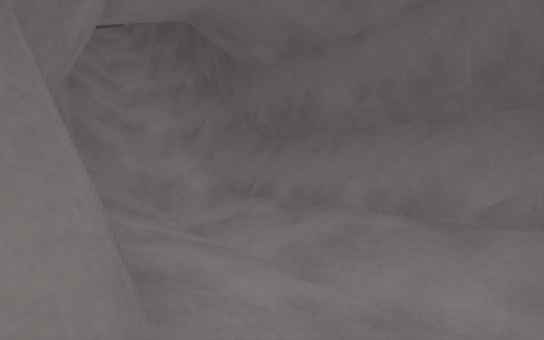
view 1 (above)

24 first-person views from a walk through a 3-D level made in the Unity game engine. The camera is 1.2 m above the floor, looks level and sees 85° across. The floor is counted in squares, 2 m on a side. Each view is taken from the middle of a square. On the plan, view 1 faces up. The plan holds only what a view shows up to about 9 squares ahead; the rest is blank. The place goes on beyond the plan. The player character is not drawn. Some animated figures are left out.

view 2
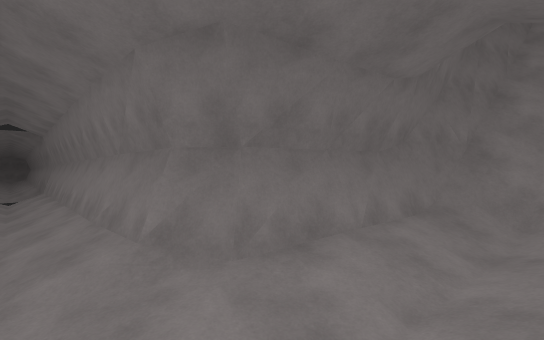

view 3
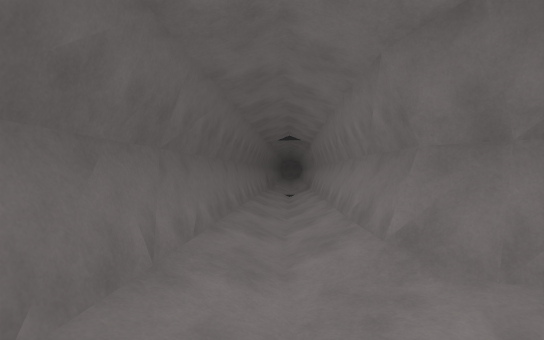

view 4
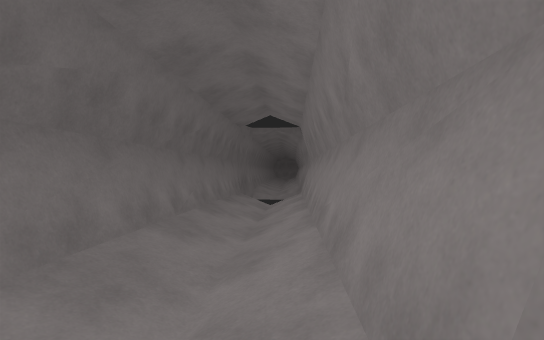

view 5
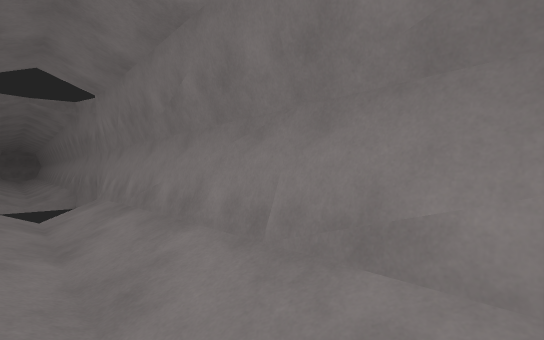

view 6
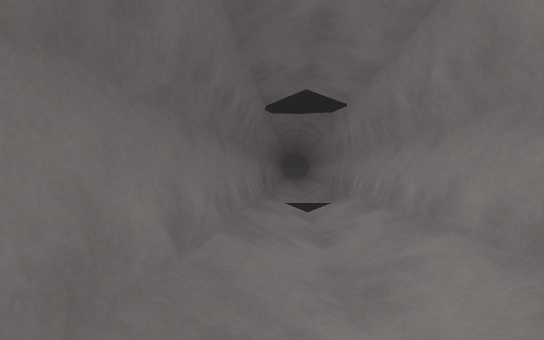

view 7
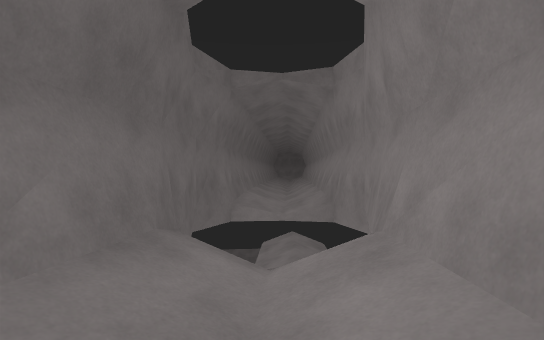

view 8
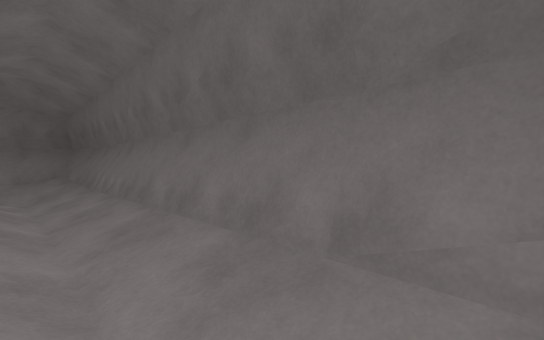

view 9
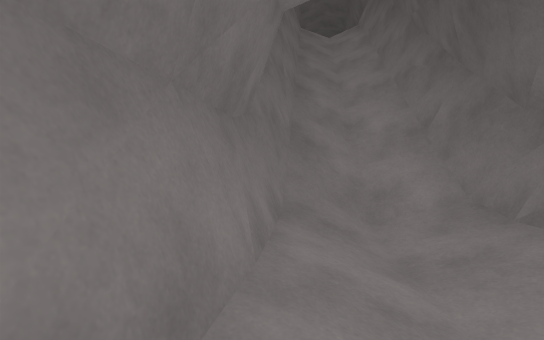

view 10
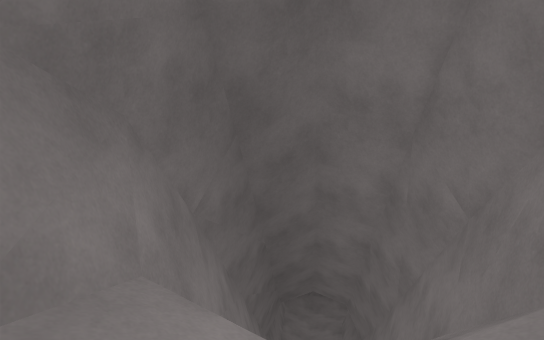

view 11
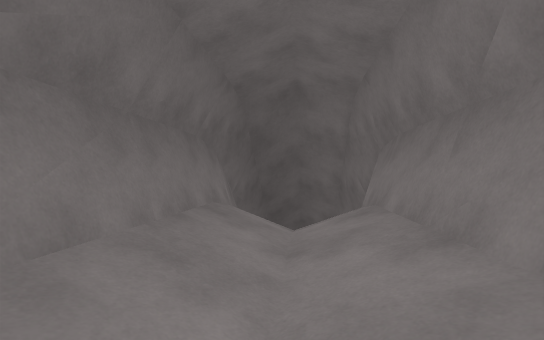

view 12
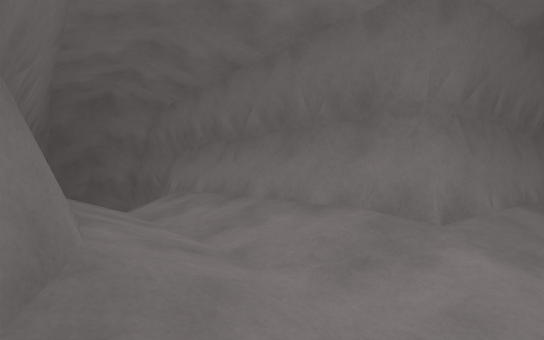

view 13
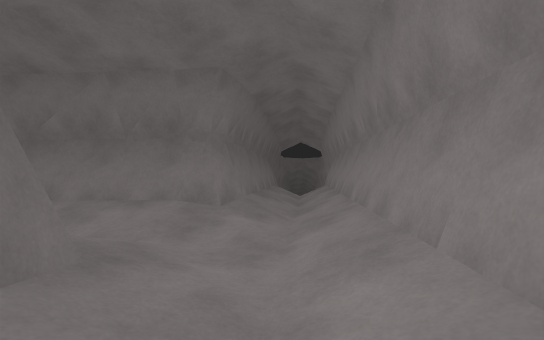

view 14
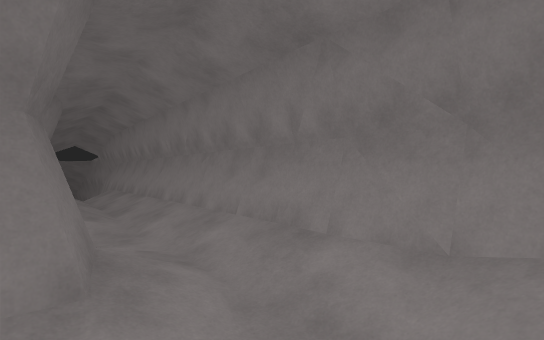

view 15
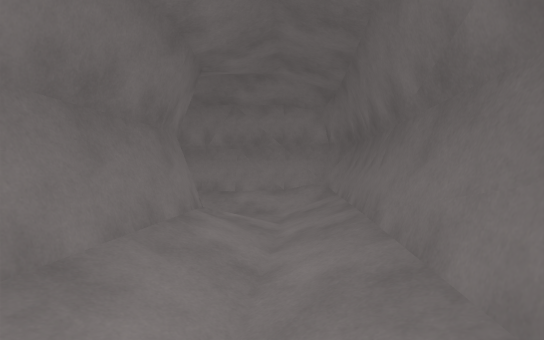

view 16
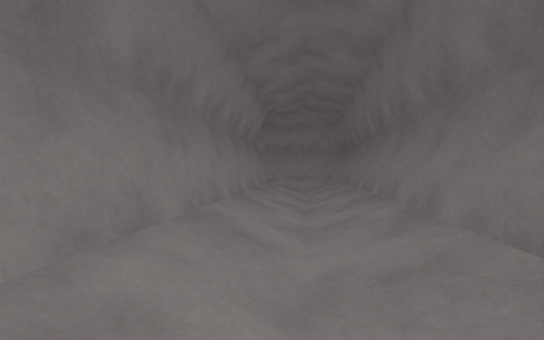

view 17
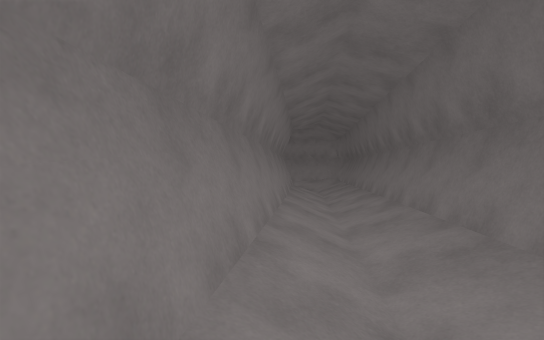

view 18
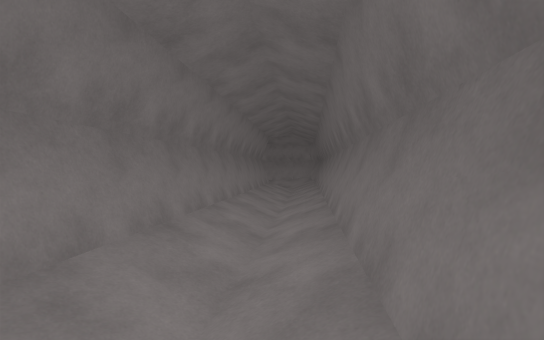

view 19
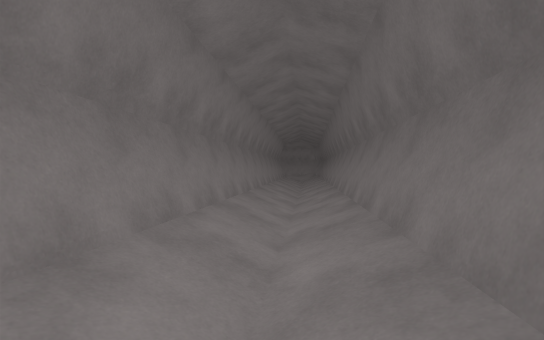

view 20
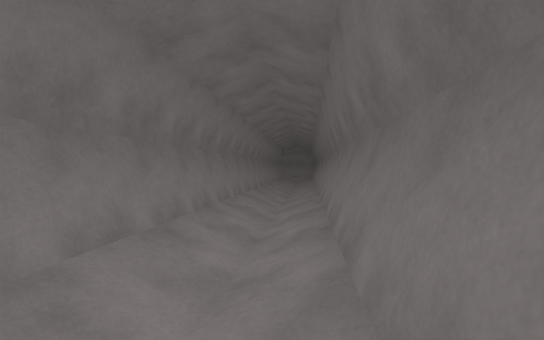

view 21
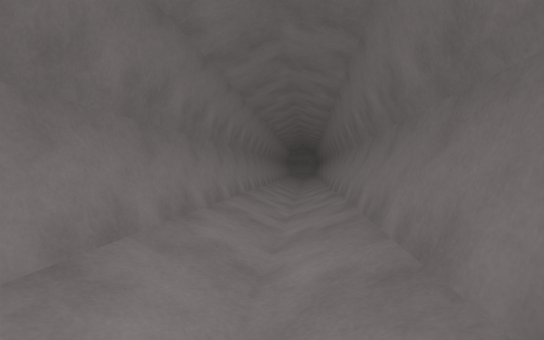

view 22
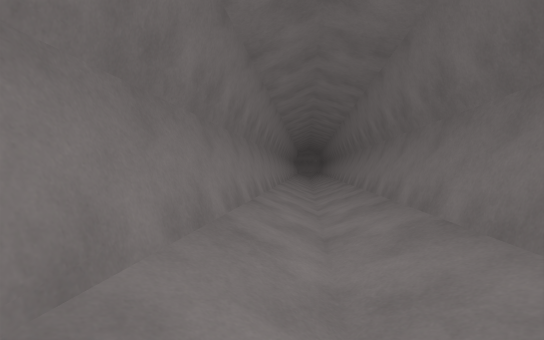

view 23
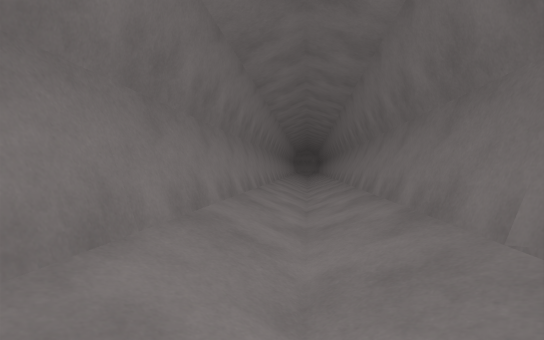

view 24
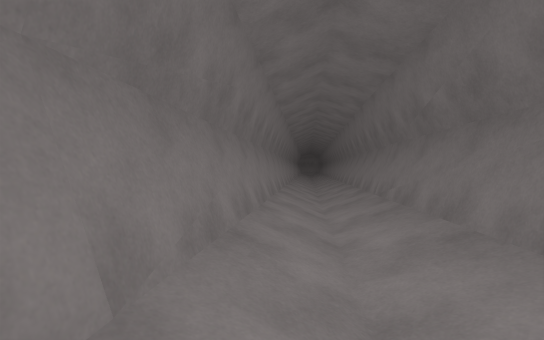

### Floor plan
Key: @ floor where view 1 was taken; # wall or solid block; . main floor; : floor 0.25 m higher than the main floor; - floor 10 m lower than the main floor; _ floor 10.25 m lower than the main floor; / step, stairs or slope; v drop or lower ground.
Columns run from 13 left of view 1 to 12 right of it. Each row starts with its distance up from view 1.
 16      ##/##
 15    ###/./#
 14   ##////.##
 13  ##/./##//##
 12 ##///:/##//##
 11 #//##/./##//##
 10 ######//###//#
  9      ##//###.##
  8       ##//##//##
  7        ##//##//##
  6         #//###//##
  5         ##//###//#
  4          ##//###/##
  3           ##//##//##
  2            ##-/##//##
  1             #-_/##//#
  0            ##@/####.##
 -1           ##//##  #//##
 -2          ##//##   ##//##
 -3         ##//##     ##//##
 -4        ##//##       ##//#
 -5       ##//##         ##.##
 -6     ###//##           #//#
 -7     #vv/##            ##//
 -8     # v##              ##/
 -9     ####

Positions as (right, up) in squares from view 1, and headings:
1: (0, 0), facing up
2: (2, 1), facing left
3: (2, 1), facing down-left
4: (-1, -1), facing down-left
5: (-2, -3), facing left
6: (-2, -3), facing down-left
7: (-5, -5), facing down-left
8: (-4, -4), facing right
9: (0, 1), facing up-left
10: (-6, 10), facing down-right
11: (-8, 12), facing down-right
12: (-8, 14), facing down
13: (-7, 15), facing down-left
14: (-5, 15), facing left
15: (-3, 12), facing up-left
16: (-1, 9), facing up-left
17: (0, 7), facing up-left
18: (2, 6), facing up-left
19: (4, 3), facing up-left
20: (6, 1), facing up-left
21: (8, -2), facing up-left
22: (9, -4), facing up-left
23: (10, -5), facing up-left
24: (12, -8), facing up-left
